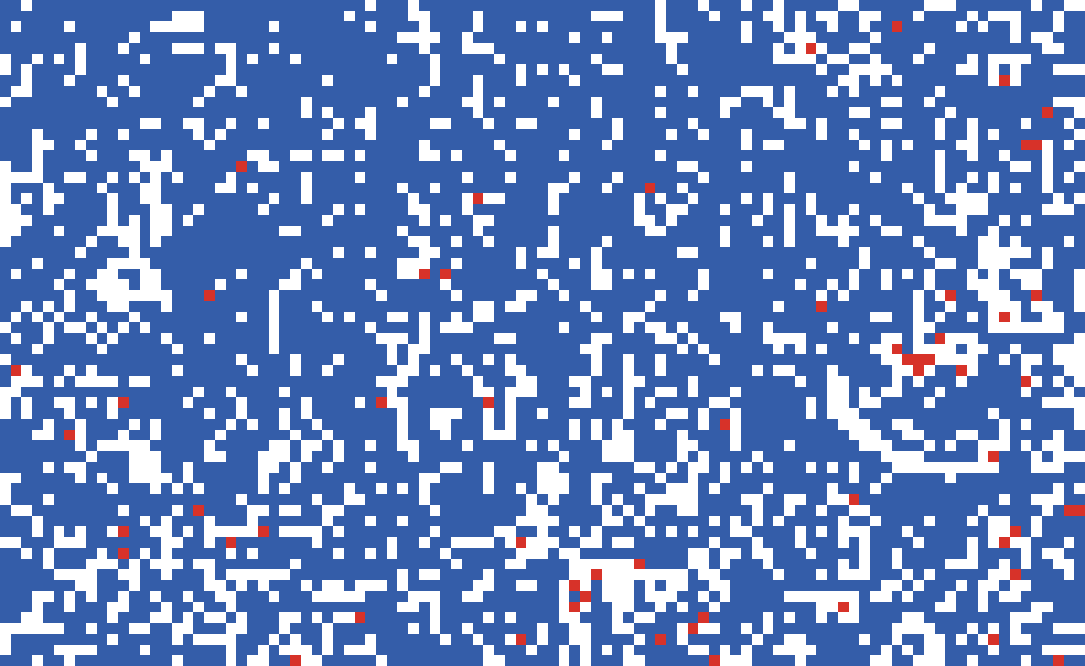
%> input picture src/data/initTissues/Tissu P14 01685 6-1-cd31 101x62.png, 1085 x 666 px
$ octave printInputs.m   (GNU Octave 9; MATLAB toolbox functions it lacks are replaced by stand-ins)
%> lines starting %> are read from the running program, lines starting %| are printed output that depends on the picture; in (x1, y1, x2, y2) boxes, pixels count from 0 and x2, y2 are one past the last pixel; in counts of white or black regions, pixels touching at a corner belong together; the program's own positions count from 1
clear all
close all

warning('off')

pkg load image

tTissueName = {'Tissu P14 01685 6-1-cd31 101x62';
'Tissu P14 01685 7-5-cd31 97x57';
'Tissu P14 01685 8-5-cd31 111x75';
'Tissu P14 08021 7-2-cd31 125x73';
'Tissu P14 08021 8-2-cd31 120x71';
'Tissu P14 08021 9-2-cd31 91x55';
'Tissu P14 12769 12-2-cd31 97x56';
'Tissu P14 12769 13-4-cd31 108x65';
'Tissu P14 12769 14-2-cd31 109x64';
'Tissu P14 20984 5-1-cd31 95x58';
'Tissu P14 20984 6-1-cd31 119x70';
'Tissu P14 20984 7-1-cd31 107x66';
'Tissu P14 26519 5-3-cd31 93x55';
'Tissu P14 26519 6-3-cd31 55x37';
'Tissu P14 26519 7-3-cd31 95x59';
'Tissu P14 26671 4-1-cd31 94x58';
'Tissu P14 26671 5-3-cd31 104x65';
'Tissu P14 26671 6-1-cd31 98x63';
'Tissu P14 29860 4-1-cd31 101x56';
'Tissu P14 29860 5-1-cd31 113x64';
'Tissu P14 29860 6-1-cd31 125x71'};

tTissueDim = [101, 62, 1;
97, 57, 1;
111, 75, 1;
125, 73, 1;
120, 71, 1;
91, 55, 1;
97, 56, 1;
108, 65, 1;
109, 64, 1;
95, 58, 1;
119, 70, 1;
107, 66, 1;
93, 55, 1;
55, 37, 1;
95, 59, 1;
94, 58, 1;
104, 65, 1;
98, 63, 1;
101, 56, 1;
113, 64, 1;
125, 71, 1];

sel = input(['Select tissue (from 1 to ',num2str(size(tTissueName,1)),') ']);
%> the answer given: 1
tissueName = tTissueName{sel};
nrow = tTissueDim(sel, 2);
ncol = tTissueDim(sel, 1);
nlayer = tTissueDim(sel, 3);
img = imread(['./src/data/initTissues/', tissueName, '.png']);
%> img is the input picture: size 666x1085x3 uint8; mean R, G, B 106.9, 135.2, 190.4

fid = fopen('./src/data/tissueDim.dat', 'w');
fprintf(fid, '%i\n%i\n%i\n', nrow, ncol, nlayer);
fclose(fid);

img = imresize(img, [nrow, ncol]);
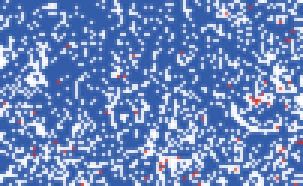
%> img: size 62x101x3 uint8 (shown 3 times larger); mean R, G, B 106.9, 135.2, 190.4
imgB = img(:, :, 3);
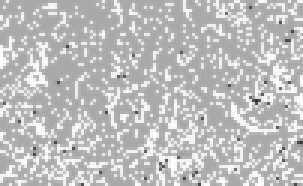
%> imgB: size 62x101 uint8 (shown 3 times larger); min 50, max 255, mean 190.4

initVes = imgB >= 0 & imgB < 80;
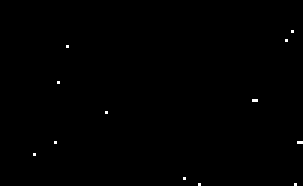
%> initVes: size 62x101 logical (shown 3 times larger); 0.22% white in thin lines or dots, all inside (x1, y1, x2, y2) = (11, 10, 101, 62)
fid = fopen('./src/data/inVes.dat', 'w');
for k = 1:nlayer
  for i = 1:nrow
    for j = 1:ncol
      fprintf(fid, '%f\n', initVes(i, j));
    end
  end
end
fclose(fid);

initTum = imgB > 80 & imgB < 200;
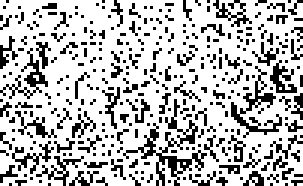
%> initTum: size 62x101 logical (shown 3 times larger); 73.5% white; black in thin lines or dots
fid = fopen('./src/data/inTum.dat', 'w');
for k = 1:nlayer
  for i = 1:nrow
    for j = 1:ncol
      if(k == ceil(nlayer / 2))
        fprintf(fid, '%f\n', initTum(i, j));
      else
      fprintf(fid, '%f\n', 0);
      endif
    end
  end
end
fclose(fid);

%> (the run ends here)
